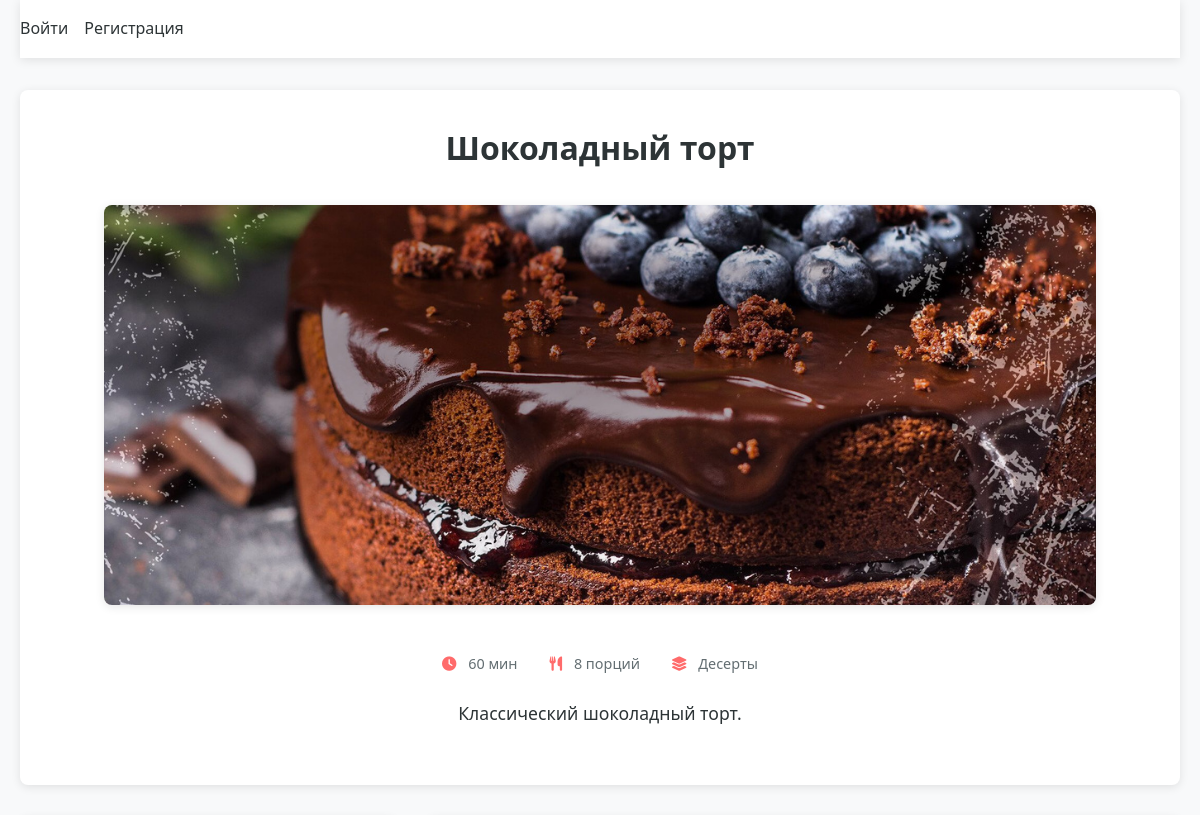
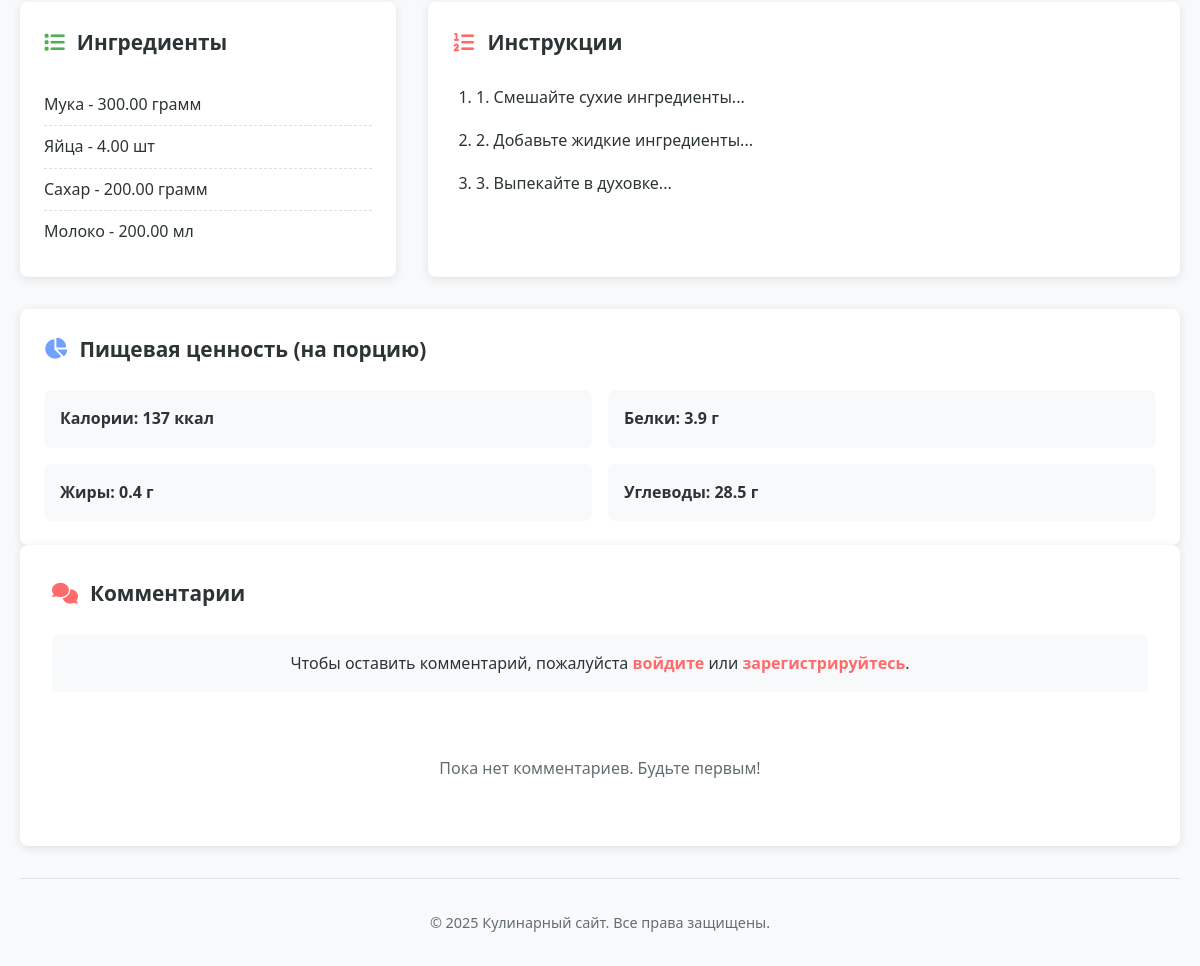
The app's page /cooking/recipe.php?id=1 with its own data (2 pictures, top to bottom).
### tables this page shows
CREATE TABLE `recipes` (
  `recipe_id` int NOT NULL,
  `category_id` int NOT NULL,
  `recipe_name` varchar(255) NOT NULL,
  `description` text,
  `instructions` text NOT NULL,
  `prep_time` int DEFAULT NULL,
  `cook_time` int DEFAULT NULL,
  `servings` int DEFAULT NULL,
  `user_id` int NOT NULL,
  `image_url` varchar(255) DEFAULT NULL,
  `created_at` timestamp NULL DEFAULT CURRENT_TIMESTAMP
);

CREATE TABLE `categories` (
  `category_id` int NOT NULL,
  `category_name` varchar(255) NOT NULL,
  `description` text
);

CREATE TABLE `recipe_ingredients` (
  `recipe_id` int NOT NULL,
  `ingredient_id` int NOT NULL,
  `quantity` decimal(10,2) NOT NULL
);

CREATE TABLE `ingredients` (
  `ingredient_id` int NOT NULL,
  `ingredient_name` varchar(255) NOT NULL,
  `description` text,
  `unit` varchar(50) DEFAULT NULL,
  `calories` decimal(10,2) DEFAULT NULL COMMENT 'Ккал на 100г',
  `protein` decimal(10,2) DEFAULT NULL COMMENT 'Белки (г)',
  `fat` decimal(10,2) DEFAULT NULL COMMENT 'Жиры (г)',
  `carbs` decimal(10,2) DEFAULT NULL COMMENT 'Углеводы (г)'
);

### cooking/recipe.php (the view, shortened to what this page needs)
<?php
require_once 'config.php';
$recipe_id = (int)$_GET['id'];
$stmt = $pdo->prepare("
    SELECT r.*, c.category_name
    FROM recipes r
    JOIN categories c ON r.category_id = c.category_id
    WHERE r.recipe_id = ?
");
$stmt->execute([$recipe_id]);
$recipe = $stmt->fetch();
$ingredients = $pdo->prepare("
    SELECT i.*, ri.quantity
    FROM recipe_ingredients ri
    JOIN ingredients i ON ri.ingredient_id = i.ingredient_id
    WHERE ri.recipe_id = ?
");
$ingredients->execute([$recipe_id]);
$ingredients = $ingredients->fetchAll();
$comments = $pdo->prepare("
    SELECT c.*, u.username
    FROM comments c
    JOIN users u ON c.user_id = u.user_id
    WHERE c.recipe_id = ?
    ORDER BY c.created_at DESC
");
$comments->execute([$recipe_id]);
$comments = $comments->fetchAll();
$nutrition = $pdo->prepare("
    SELECT
        SUM((i.calories * ri.quantity / 100)) AS total_calories,
        SUM((i.protein * ri.quantity / 100)) AS total_protein,
        SUM((i.fat * ri.quantity / 100)) AS total_fat,
        SUM((i.carbs * ri.quantity / 100)) AS total_carbs,
        r.servings
    FROM recipes r
    JOIN recipe_ingredients ri ON r.recipe_id = ri.recipe_id
    JOIN ingredients i ON ri.ingredient_id = i.ingredient_id
    WHERE r.recipe_id = ?
    GROUP BY r.recipe_id
");
$nutrition->execute([$recipe_id]);
$nutrition = $nutrition->fetch();
?>
<!DOCTYPE html>
<html lang="ru">
<head>
    <link rel="stylesheet" href="https://cdnjs.cloudflare.com/ajax/libs/font-awesome/6.0.0/css/all.min.css">
    <link rel="stylesheet" href="styles/recipe.css">
</head>
<body>
    <div class="container">
        <header>
            <nav>
                <?php if (isset($_SESSION['user_id'])): ?>
                     <?= htmlspecialchars($_SESSION['username']) ?></span>
                    <a href="index.php">На главную</a>
                    <a href="logout.php">Выйти</a>
                <?php else: ?>
                    <a href="login.php">Войти</a>
                    <a href="register.php">Регистрация</a>
                <?php endif; ?>
            </nav>
        </header>
        <main>
            <article class="recipe">
                <div class="recipe-header">
                    <h2><?= htmlspecialchars($recipe['recipe_name']) ?></h2>
                    <?php if (!empty($recipe['image_url'])): ?>
                        <img src="<?= htmlspecialchars($recipe['image_url']) ?>"
                             alt="<?= htmlspecialchars($recipe['recipe_name']) ?>"
                             class="recipe-image">
                    <?php endif; ?>
                    <div class="recipe-meta">
                        <span><i class="fas fa-clock"></i> <?= ($recipe['prep_time'] + $recipe['cook_time']) ?> мин</span>
                        <span><i class="fas fa-utensils"></i> <?= $recipe['servings'] ?> порций</span>
                        <span><i class="fas fa-layer-group"></i> <?= htmlspecialchars($recipe['category_name']) ?></span>
                    </div>
                    <?php if (!empty($recipe['description'])): ?>
                        <p class="recipe-description"><?= nl2br(htmlspecialchars($recipe['description'])) ?></p>
                    <?php endif; ?>
                </div>
                <div class="recipe-details">
                    <section class="ingredients">
                        <h3><i class="fas fa-list"></i> Ингредиенты</h3>
                        <ul>
                            <?php foreach ($ingredients as $ingredient): ?>
                                <li>
                                    <?= htmlspecialchars($ingredient['ingredient_name']) ?> -
                                    <?= $ingredient['quantity'] ?>
                                    <?= htmlspecialchars($ingredient['unit'] ?? 'г') ?>
                                </li>
                            <?php endforeach; ?>
                        </ul>
                    </section>
                    <section class="instructions">
                        <h3><i class="fas fa-list-ol"></i> Инструкции</h3>
                        <ol>
                            <?php
                            $steps = array_filter(explode("\n", $recipe['instructions']));
                            foreach ($steps as $step):
                            ?>
                                <li><?= nl2br(htmlspecialchars(trim($step))) ?></li>
                            <?php endforeach; ?>
                        </ol>
                    </section>
                </div>
                <?php if ($nutrition): ?>
                <div class="nutrition-info">
                    <h3><i class="fas fa-chart-pie"></i> Пищевая ценность (на порцию)</h3>
                    <ul>
                        <li>Калории: <?= round($nutrition['total_calories'] / $nutrition['servings']) ?> ккал</li>
                        <li>Белки: <?= round($nutrition['total_protein'] / $nutrition['servings'], 1) ?> г</li>
                        <li>Жиры: <?= round($nutrition['total_fat'] / $nutrition['servings'], 1) ?> г</li>
                        <li>Углеводы: <?= round($nutrition['total_carbs'] / $nutrition['servings'], 1) ?> г</li>
                    </ul>
                </div>
                <?php endif; ?>
            </article>
            <section class="comments">
                <h3><i class="fas fa-comments"></i> Комментарии</h3>
                <?php if (isset($_SESSION['user_id'])): ?>
                <form method="POST" class="comment-form">
                    <textarea name="comment_text" placeholder="Ваш комментарий..." required></textarea>
                    <button type="submit"><i class="fas fa-paper-plane"></i> Отправить</button>
                </form>
                <?php else: ?>
                <p class="auth-notice">Чтобы оставить комментарий, пожалуйста <a href="login.php">войдите</a> или <a href="register.php">зарегистрируйтесь</a>.</p>
                <?php endif; ?>
                <div class="comments-list">
                    <?php if (!empty($comments)): ?>
                        <?php foreach ($comments as $comment): ?>
                        <div class="comment">
                            <div class="comment-header">
                                <span class="comment-author"><?= htmlspecialchars($comment['username']) ?></span>
                                <span class="comment-date"><?= date('d.m.Y H:i', strtotime($comment['created_at'])) ?></span>
                            </div>
                            <div class="comment-text"><?= nl2br(htmlspecialchars($comment['comment_text'])) ?></div>
                        </div>
                        <?php endforeach; ?>
                    <?php else: ?>
                        <p class="no-comments">Пока нет комментариев. Будьте первым!</p>
                    <?php endif; ?>
                </div>
            </section>
        </main>
        <footer>
            <p>&copy; <?= date('Y') ?> Кулинарный сайт. Все права защищены.</p>
        </footer>
    </div>
</body>
</html>

### cooking/styles/recipe.css (style rules this page uses)
:root { --primary: #FF6B6B; --primary-light: #FF8E8E; --primary-dark: #FF4757; --secondary: #70A1FF; --success: #4CAF50; --danger: #F44336; --warning: #FF9800; --dark: #2D3436; --gray: #636E72; --light-gray: #DFE6E9; --light: #F8F9FA; --white: #FFFFFF; --border: #E0E0E0; --radius: 8px; --shadow: 0 2px 10px rgba(0, 0, 0, 0.1); --shadow-hover: 0 4px 15px rgba(0, 0, 0, 0.15); }
* { margin: 0; padding: 0; box-sizing: border-box; }
body { font-family: 'Segoe UI', Tahoma, Geneva, Verdana, sans-serif; line-height: 1.6; color: var(--dark); background-color: var(--light); padding: 0; margin: 0; }
.container { max-width: 1200px; margin: 0 auto; padding: 0 20px; }
header { background-color: var(--white); box-shadow: var(--shadow); padding: 1rem 0; margin-bottom: 2rem; }
nav { display: flex; gap: 1rem; align-items: center; }
nav a { color: var(--dark); text-decoration: none; font-weight: 500; transition: color 0.3s; }
.recipe-header { background-color: var(--white); border-radius: var(--radius); padding: 2rem; margin-bottom: 2rem; box-shadow: var(--shadow); text-align: center; }
.recipe-header h2 { color: var(--dark); font-size: 2rem; margin-bottom: 1rem; }
.recipe-image { max-width: 100%; height: auto; border-radius: var(--radius); margin: 1rem 0; box-shadow: var(--shadow); max-height: 400px; object-fit: cover; }
.recipe-meta { display: flex; justify-content: center; gap: 2rem; margin: 1.5rem 0; color: var(--gray); font-size: 0.9rem; }
.recipe-meta i { margin-right: 0.5rem; color: var(--primary); }
.recipe-description { color: var(--dark); font-size: 1.1rem; line-height: 1.7; margin: 1.5rem auto; max-width: 800px; }
.recipe-details { display: grid; grid-template-columns: 1fr 2fr; gap: 2rem; margin-bottom: 2rem; }
.ingredients, .instructions, .nutrition-info { background-color: var(--white); border-radius: var(--radius); padding: 1.5rem; box-shadow: var(--shadow); }
.ingredients h3, .instructions h3, .nutrition-info h3 { color: var(--dark); margin-bottom: 1.5rem; font-size: 1.3rem; display: flex; align-items: center; gap: 0.75rem; }
.ingredients h3 i { color: var(--success); }
.instructions h3 i { color: var(--primary); }
.nutrition-info h3 i { color: var(--secondary); }
.ingredients ul { list-style: none; }
.ingredients li { padding: 0.5rem 0; border-bottom: 1px dashed var(--border); display: flex; justify-content: space-between; }
.ingredients li:last-child { border-bottom: none; }
.instructions ol { padding-left: 1.5rem; }
.instructions li { margin-bottom: 1rem; line-height: 1.7; }
.nutrition-info ul { list-style: none; display: grid; grid-template-columns: repeat(2, 1fr); gap: 1rem; }
.nutrition-info li { background-color: var(--light); padding: 1rem; border-radius: var(--radius); font-weight: 600; }
.comments { background-color: var(--white); border-radius: var(--radius); padding: 2rem; margin-bottom: 2rem; box-shadow: var(--shadow); }
.comments h3 { color: var(--dark); margin-bottom: 1.5rem; font-size: 1.3rem; display: flex; align-items: center; gap: 0.75rem; }
.comments h3 i { color: var(--primary); }
.auth-notice { background-color: var(--light); padding: 1rem; border-radius: var(--radius); margin-bottom: 2rem; text-align: center; }
.auth-notice a { color: var(--primary); font-weight: 600; text-decoration: none; }
.comments-list { display: flex; flex-direction: column; gap: 1.5rem; }
.no-comments { text-align: center; color: var(--gray); padding: 2rem 0; }
footer { text-align: center; padding: 2rem 0; color: var(--gray); font-size: 0.9rem; border-top: 1px solid var(--border); margin-top: 2rem; }

### records on screen
recipes: recipe_name "Шоколадный торт", image_url (picture), $recipe['prep_time'] + $recipe['cook_time'] "60", servings "8", category.category_name "Десерты", description "Классический шоколадный торт.", instructions "1. Смешайте сухие ингредиенты...", instructions "2. Добавьте жидкие ингредиенты...", instructions "3. Выпекайте в духовке..."
recipe_ingredients: ingredient.ingredient_name "Мука", quantity "300.00", ingredient.unit "грамм"
recipe_ingredients: ingredient.ingredient_name "Яйца", quantity "4.00", ingredient.unit "шт"
recipe_ingredients: ingredient.ingredient_name "Сахар", quantity "200.00", ingredient.unit "грамм"
recipe_ingredients: ingredient.ingredient_name "Молоко", quantity "200.00", ingredient.unit "мл"

### other values on screen
$nutrition['total_calories'] / $nutrition['servings'] "137"
$nutrition['total_protein'] / $nutrition['servings'] "3.9"
$nutrition['total_fat'] / $nutrition['servings'] "0.4"
$nutrition['total_carbs'] / $nutrition['servings'] "28.5"
